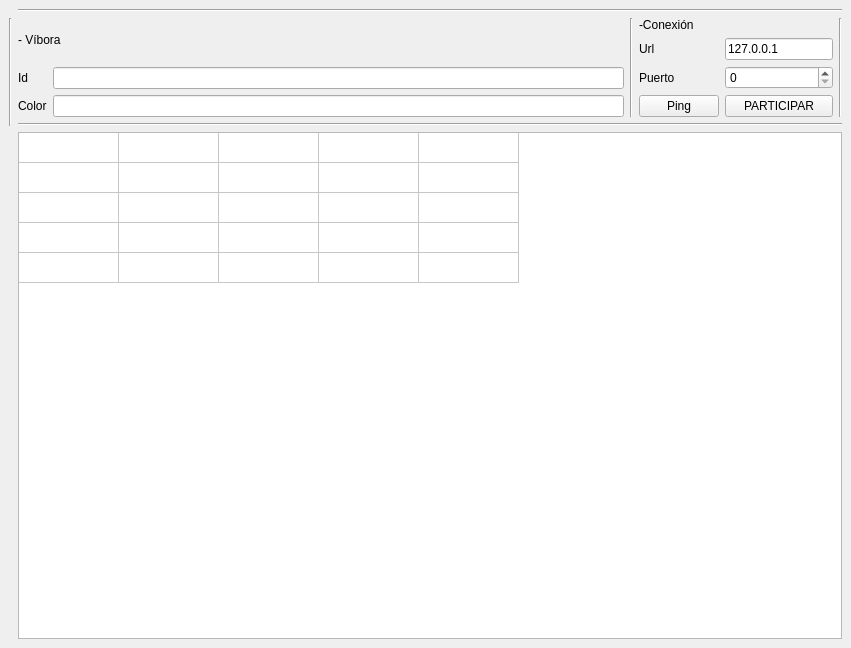
<?xml version="1.0" encoding="UTF-8"?>
<ui version="4.0">
 <class>MainWindow</class>
 <widget class="QMainWindow" name="MainWindow">
  <property name="geometry">
   <rect>
    <x>0</x>
    <y>0</y>
    <width>851</width>
    <height>648</height>
   </rect>
  </property>
  <property name="windowTitle">
   <string>Cliente</string>
  </property>
  <widget class="QWidget" name="centralwidget">
   <layout class="QGridLayout" name="gridLayout_3">
    <item row="0" column="1" colspan="4">
     <widget class="Line" name="line">
      <property name="orientation">
       <enum>Qt::Horizontal</enum>
      </property>
     </widget>
    </item>
    <item row="1" column="0" rowspan="2">
     <widget class="Line" name="line_2">
      <property name="orientation">
       <enum>Qt::Vertical</enum>
      </property>
     </widget>
    </item>
    <item row="1" column="2">
     <widget class="Line" name="line_3">
      <property name="orientation">
       <enum>Qt::Vertical</enum>
      </property>
     </widget>
    </item>
    <item row="1" column="3">
     <layout class="QGridLayout" name="gridLayout_2">
      <item row="2" column="1" colspan="2">
       <widget class="QSpinBox" name="spinBox_4"/>
      </item>
      <item row="1" column="1" colspan="2">
       <widget class="QLineEdit" name="lineEdit">
        <property name="text">
         <string>127.0.0.1</string>
        </property>
       </widget>
      </item>
      <item row="4" column="1" colspan="2">
       <widget class="QPushButton" name="pushButton">
        <property name="text">
         <string>PARTICIPAR</string>
        </property>
       </widget>
      </item>
      <item row="0" column="0" colspan="2">
       <widget class="QLabel" name="label_5">
        <property name="text">
         <string>-Conexión</string>
        </property>
       </widget>
      </item>
      <item row="4" column="0">
       <widget class="QPushButton" name="pushButton_2">
        <property name="text">
         <string>Ping</string>
        </property>
       </widget>
      </item>
      <item row="1" column="0">
       <widget class="QLabel" name="label_6">
        <property name="text">
         <string>Url</string>
        </property>
       </widget>
      </item>
      <item row="2" column="0">
       <widget class="QLabel" name="label_7">
        <property name="text">
         <string>Puerto</string>
        </property>
       </widget>
      </item>
     </layout>
    </item>
    <item row="1" column="4">
     <widget class="Line" name="line_5">
      <property name="orientation">
       <enum>Qt::Vertical</enum>
      </property>
     </widget>
    </item>
    <item row="2" column="1" colspan="4">
     <widget class="Line" name="line_4">
      <property name="orientation">
       <enum>Qt::Horizontal</enum>
      </property>
     </widget>
    </item>
    <item row="3" column="1" colspan="4">
     <widget class="QTableWidget" name="tableWidget">
      <property name="rowCount">
       <number>5</number>
      </property>
      <property name="columnCount">
       <number>5</number>
      </property>
      <attribute name="horizontalHeaderVisible">
       <bool>false</bool>
      </attribute>
      <attribute name="horizontalHeaderMinimumSectionSize">
       <number>2</number>
      </attribute>
      <attribute name="verticalHeaderVisible">
       <bool>false</bool>
      </attribute>
      <attribute name="verticalHeaderMinimumSectionSize">
       <number>2</number>
      </attribute>
      <row/>
      <row/>
      <row/>
      <row/>
      <row/>
      <column/>
      <column/>
      <column/>
      <column/>
      <column/>
     </widget>
    </item>
    <item row="1" column="1">
     <layout class="QGridLayout" name="gridLayout">
      <item row="2" column="1">
       <widget class="QLineEdit" name="lineEdit_2"/>
      </item>
      <item row="2" column="0">
       <widget class="QLabel" name="label_2">
        <property name="text">
         <string>Id</string>
        </property>
       </widget>
      </item>
      <item row="3" column="0">
       <widget class="QLabel" name="label_4">
        <property name="text">
         <string>Color</string>
        </property>
       </widget>
      </item>
      <item row="3" column="1">
       <widget class="QLineEdit" name="lineEdit_3"/>
      </item>
      <item row="0" column="0" colspan="2">
       <widget class="QLabel" name="label">
        <property name="text">
         <string>- Víbora </string>
        </property>
       </widget>
      </item>
     </layout>
    </item>
   </layout>
  </widget>
 </widget>
 <resources/>
 <connections/>
</ui>
